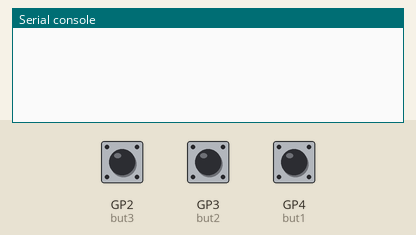
Recording of a program running on a simulated Raspberry Pi Pico running MicroPython. Shown: the last lines printed to the serial console. Inputs (shaded band) come from the test bench; at power-on: GP2 (but3) LOW, GP3 (but2) LOW, GP4 (but1) LOW.

Above: at 1.2 s.
1.3 s: GP2 (but3) pulled HIGH for 0.15 s
At 2.5 s:
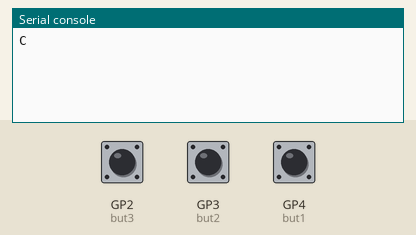
2.9 s: GP3 (but2) pulled HIGH for 0.15 s
At 4.0 s:
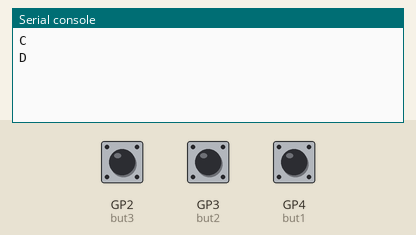
4.5 s: GP4 (but1) pulled HIGH for 0.15 s
At 5.2 s:
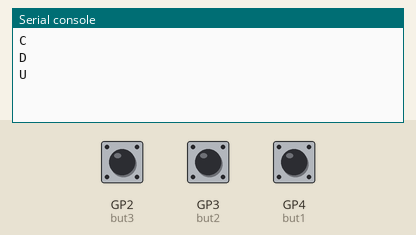

The program:

main-pico.py
```python
""" Send data to Windows when a button is pressed
"""

from machine import Pin
import time

DELAY = time.ticks_ms()
DELAY_MS = 250

def more_volume(inst):
    global DELAY, DELAY_MS

    if time.ticks_diff(time.ticks_ms(), DELAY) < DELAY_MS:
        return

    print("U")
    DELAY = time.ticks_ms()

def less_volume(inst):
    global DELAY, DELAY_MS

    if time.ticks_diff(time.ticks_ms(), DELAY) < DELAY_MS:
        return

    print("D")
    DELAY = time.ticks_ms()

def change_device(inst):
    global DELAY, DELAY_MS

    if time.ticks_diff(time.ticks_ms(), DELAY) < DELAY_MS:
        return

    print("C")
    DELAY = time.ticks_ms()


but1 = Pin(4, Pin.IN, Pin.PULL_DOWN)
but2 = Pin(3, Pin.IN, Pin.PULL_DOWN)
but3 = Pin(2, Pin.IN, Pin.PULL_DOWN)

but1.irq(handler=more_volume, trigger=Pin.IRQ_FALLING | Pin.IRQ_RISING)
but2.irq(handler=less_volume, trigger=Pin.IRQ_FALLING | Pin.IRQ_RISING)
but3.irq(handler=change_device, trigger=Pin.IRQ_FALLING | Pin.IRQ_RISING)
```

Measured:
- after the input at 1.3 s, the serial console: prints a new line at once (image 1)
- after the input at 2.9 s, the serial console: prints a new line at once (image 2)
- after the input at 4.5 s, the serial console: prints a new line at once (image 3)
